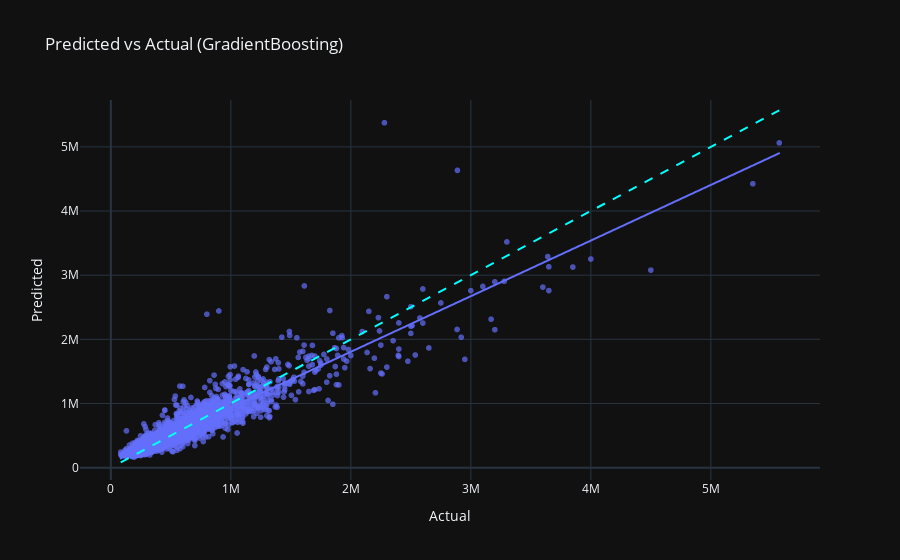
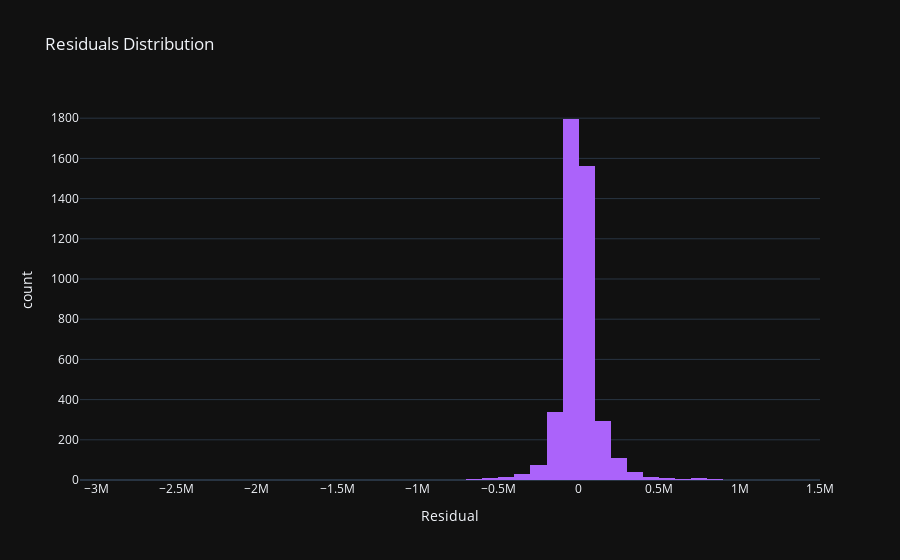
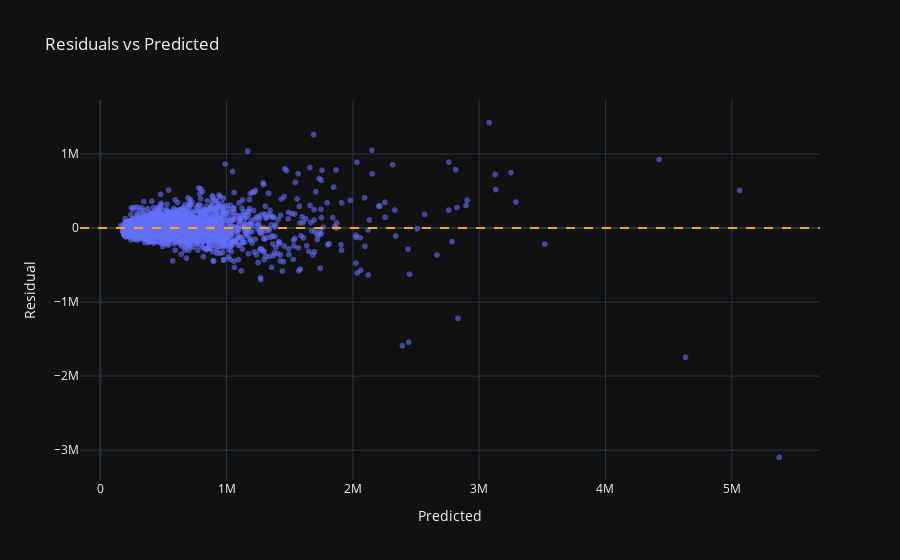
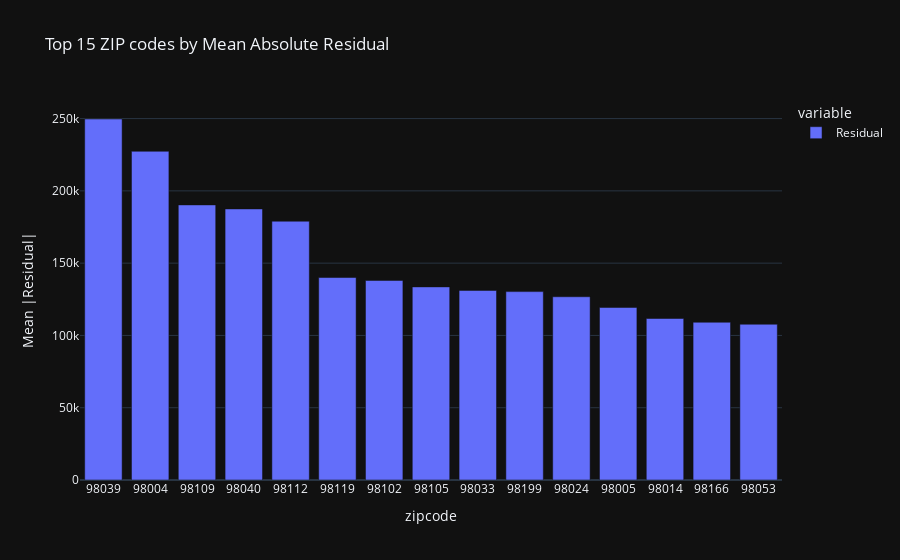

These figures' notebook cell, in order:
### Markdown cell above
## Error analysis and cool visuals
Residual plots, predicted vs actual, and error breakdowns.

### Code cell
residuals = y_test - preds
viz_df = pd.DataFrame({'Actual': y_test.values, 'Predicted': preds})
viz_df['Residual'] = viz_df['Actual'] - viz_df['Predicted']

# Predicted vs Actual
fig = px.scatter(viz_df, x='Actual', y='Predicted', title=f'Predicted vs Actual ({best_name})',
                 opacity=0.7, trendline='ols')
fig.add_shape(type='line', x0=viz_df['Actual'].min(), y0=viz_df['Actual'].min(),
              x1=viz_df['Actual'].max(), y1=viz_df['Actual'].max(),
              line=dict(color='cyan', dash='dash'))
fig.show()

# Residual distribution
fig = px.histogram(viz_df, x='Residual', nbins=60, title='Residuals Distribution')
fig.update_traces(marker_color='#AB63FA')
fig.show()

# Residuals vs Predicted
fig = px.scatter(viz_df, x='Predicted', y='Residual', title='Residuals vs Predicted', opacity=0.6)
fig.add_hline(y=0, line_dash='dash', line_color='orange')
fig.show()

# Error by zipcode (if available)
if 'zipcode' in X_test.columns:
    tmp = X_test.copy()
    tmp['Residual'] = residuals.values
    by_zip = tmp.groupby('zipcode')['Residual'].apply(lambda s: s.abs().mean()).sort_values(ascending=False).head(15)
    fig = px.bar(by_zip, title='Top 15 ZIP codes by Mean Absolute Residual', labels={'value':'Mean |Residual|','index':'zipcode'})
    fig.show()

### Figure 1 — Plotly figure (JSON) as saved in the notebook; plotly's stock layout.template omitted (floating-point values rounded to 4 significant figures; data arrays with more than 128 entries replaced by an {"elided": "..."} marker saying what was removed)
{"data": [{"hovertemplate": "Actual=%{x}<br>Predicted=%{y}<extra></extra>", "legendgroup": "", "marker": {"color": "#636efa", "opacity": 0.7, "symbol": "circle"}, "mode": "markers", "name": "", "showlegend": false, "type": "scattergl", "x": {"elided": "4323 int values"}, "xaxis": "x", "y": {"elided": "4323 float values"}, "yaxis": "y"}, {"hovertemplate": "<b>OLS trendline</b><br>Predicted = 0.866867 * Actual + 72145.6<br>R<sup>2</sup>=0.864223<br><br>Actual=%{x}<br>Predicted=%{y} <b>(trend)</b><extra></extra>", "legendgroup": "", "marker": {"color": "#636efa", "symbol": "circle"}, "mode": "lines", "name": "", "showlegend": false, "type": "scattergl", "x": {"elided": "4323 int values"}, "xaxis": "x", "y": {"elided": "4323 float values"}, "yaxis": "y"}], "layout": {"legend": {"tracegroupgap": 0}, "shapes": [{"line": {"color": "cyan", "dash": "dash"}, "type": "line", "x0": 82500, "x1": 5570000, "y0": 82500, "y1": 5570000}], "title": {"text": "Predicted vs Actual (GradientBoosting)"}, "xaxis": {"anchor": "y", "domain": [0, 1], "title": {"text": "Actual"}}, "yaxis": {"anchor": "x", "domain": [0, 1], "title": {"text": "Predicted"}}}}

### Figure 2 — Plotly figure (JSON) as saved in the notebook; plotly's stock layout.template omitted (floating-point values rounded to 4 significant figures; data arrays with more than 128 entries replaced by an {"elided": "..."} marker saying what was removed)
{"data": [{"alignmentgroup": "True", "bingroup": "x", "hovertemplate": "Residual=%{x}<br>count=%{y}<extra></extra>", "legendgroup": "", "marker": {"color": "#AB63FA", "pattern": {"shape": ""}}, "name": "", "nbinsx": 60, "offsetgroup": "", "orientation": "v", "showlegend": false, "type": "histogram", "x": {"elided": "4323 float values"}, "xaxis": "x", "yaxis": "y"}], "layout": {"barmode": "relative", "legend": {"tracegroupgap": 0}, "title": {"text": "Residuals Distribution"}, "xaxis": {"anchor": "y", "domain": [0, 1], "title": {"text": "Residual"}}, "yaxis": {"anchor": "x", "domain": [0, 1], "title": {"text": "count"}}}}

### Figure 3 — Plotly figure (JSON) as saved in the notebook; plotly's stock layout.template omitted (floating-point values rounded to 4 significant figures; data arrays with more than 128 entries replaced by an {"elided": "..."} marker saying what was removed)
{"data": [{"hovertemplate": "Predicted=%{x}<br>Residual=%{y}<extra></extra>", "legendgroup": "", "marker": {"color": "#636efa", "opacity": 0.6, "symbol": "circle"}, "mode": "markers", "name": "", "showlegend": false, "type": "scattergl", "x": {"elided": "4323 float values"}, "xaxis": "x", "y": {"elided": "4323 float values"}, "yaxis": "y"}], "layout": {"legend": {"tracegroupgap": 0}, "shapes": [{"line": {"color": "orange", "dash": "dash"}, "type": "line", "x0": 0, "x1": 1, "xref": "x domain", "y0": 0, "y1": 0, "yref": "y"}], "title": {"text": "Residuals vs Predicted"}, "xaxis": {"anchor": "y", "domain": [0, 1], "title": {"text": "Predicted"}}, "yaxis": {"anchor": "x", "domain": [0, 1], "title": {"text": "Residual"}}}}

### Figure 4 — Plotly figure (JSON) as saved in the notebook; plotly's stock layout.template omitted (floating-point values rounded to 4 significant figures)
{"data": [{"alignmentgroup": "True", "hovertemplate": "variable=Residual<br>zipcode=%{x}<br>Mean |Residual|=%{y}<extra></extra>", "legendgroup": "Residual", "marker": {"color": "#636efa", "pattern": {"shape": ""}}, "name": "Residual", "offsetgroup": "Residual", "orientation": "v", "showlegend": true, "textposition": "auto", "type": "bar", "x": ["98039", "98004", "98109", "98040", "98112", "98119", "98102", "98105", "98033", "98199", "98024", "98005", "98014", "98166", "98053"], "xaxis": "x", "y": [249700.0, 227400.0, 190300.0, 187500.0, 179000.0, 140100.0, 138000.0, 133600.0, 131100.0, 130300.0, 126800.0, 119400.0, 111700.0, 109100.0, 107800.0], "yaxis": "y"}], "layout": {"barmode": "relative", "legend": {"title": {"text": "variable"}, "tracegroupgap": 0}, "title": {"text": "Top 15 ZIP codes by Mean Absolute Residual"}, "xaxis": {"anchor": "y", "domain": [0, 1], "title": {"text": "zipcode"}}, "yaxis": {"anchor": "x", "domain": [0, 1], "title": {"text": "Mean |Residual|"}}}}
